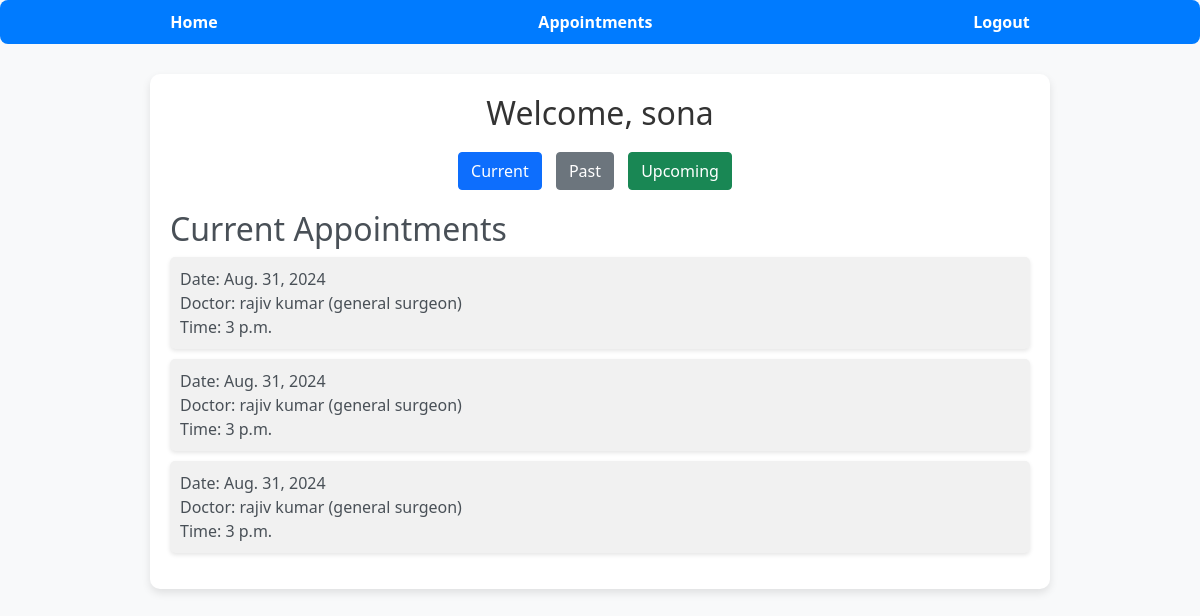
Before: /patient_welcome/ (signed in) with the older database file.
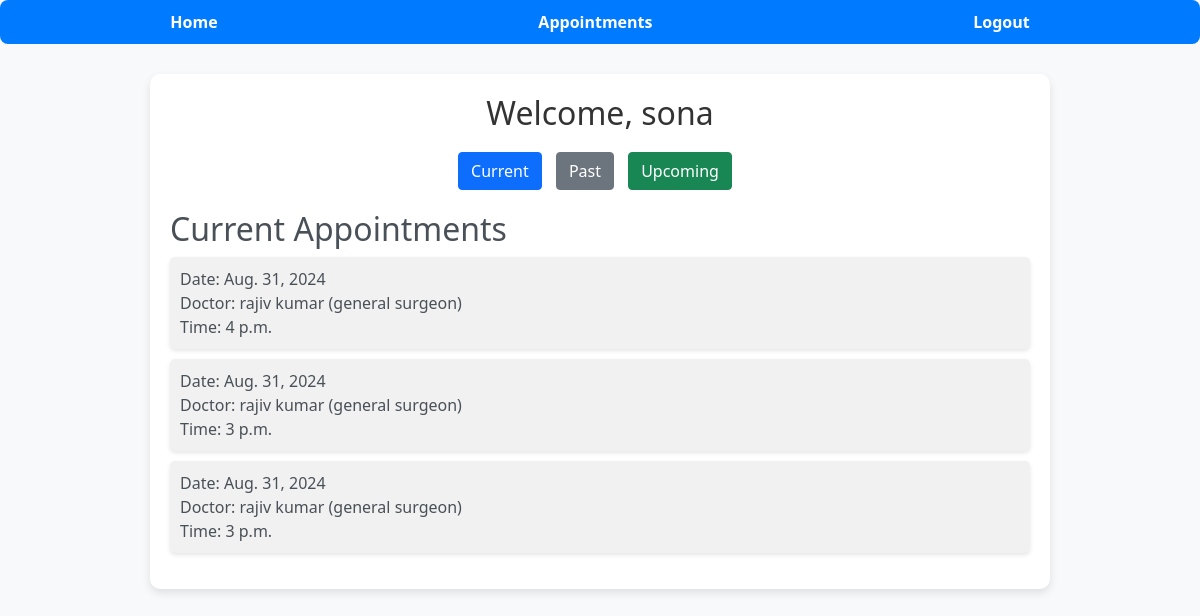
After: the same page with the newer database file.
### hms/models.py (models this page shows, shortened)
class Appointment(models.Model):
    doctor = models.ForeignKey(Doctor, on_delete=models.CASCADE)
    patient = models.ForeignKey(Patient, on_delete=models.CASCADE)
    date = models.DateField()
    time = models.TimeField()
    status = models.CharField(max_length=20, choices=[('pending', 'Pending'), (
    'confirmed', 'Confirmed'), ('completed', 'Completed')])

class Doctor(models.Model):
    user = models.OneToOneField(User, on_delete=models.CASCADE)
    TITLE_CHOICES = [
        ('Mr', 'Mr.'),
        ('Ms', 'Ms.'),
        ('Mrs', 'Mrs.'),
        ('Dr', 'Dr.'),
        ('Prof', 'Prof.'),
    ]
    title = models.CharField(max_length=30, choices=TITLE_CHOICES)
    firstname = models.CharField(max_length=30)
    lastname = models.CharField(max_length=30)
    dob = models.DateField()
    speciality_choice = [('general surgeon', 'General Surgeon'),
                         ('cardiologist', 'Cardiologist'),
                         ('dermatologist', 'Dermatologist'),
                         ('neurologist', 'Neurologist'),
                         ('orthopedician', 'Orthopedician'),
                         ('gynecologist', 'Gynecologist'), ]
    specialty = models.CharField(max_length=100, choices=speciality_choice)
    phone_number = models.CharField(max_length=15)
    def __str__(self):
        return f'{self.firstname} {self.lastname} ({self.specialty})'

### hms/views.py (the view)
# urls.py: path('patient_welcome/', views.patient_welcome_view, name='patient_welcome'),
def patient_welcome_view(request):
    user = request.user
    patient = get_object_or_404(Patient,
                                user=user)  # Fetch the Patient instance
    current_appointments = Appointment.objects.filter(patient=patient,
                                                      date__exact=datetime.date.today())
    past_appointments = Appointment.objects.filter(patient=patient,
                                                   date__lt=datetime.date.today())
    upcoming_appointments = Appointment.objects.filter(patient=patient,
                                                       date__gt=datetime.date.today())
    context = {
        'patient_name': patient.firstname,  # Customize as needed
        'current_appointments': current_appointments,
        'past_appointments': past_appointments,
        'upcoming_appointments': upcoming_appointments,
    }
    return render(request, 'patient_welcome.html', context)

### hms/templates/patient_welcome.html (shortened to what this page needs)
<!DOCTYPE html>
<html lang="en">
<head>
    {% load static %}
    <link rel="stylesheet" href="{% static 'css/styles.css' %}">
    <link rel="stylesheet" href="https://cdn.jsdelivr.net/npm/bootstrap@5.1.3/dist/css/bootstrap.min.css">
</head>
<body>
    <nav>
        <ul>
            <li><a href="{% url 'patient_welcome' %}">Home</a></li>
            <li><a href="{% url 'patient_appointments' %}">Appointments</a></li>
            <li><a href="{% url 'logout' %}" onclick="confirmLogout(event)">Logout</a></li>
        </ul>
    </nav>
    <div class="container">
        <h1>Welcome, {{ patient_name }}</h1>
        <div class="appointment-section">
            <div class="text-center">
                <button class="btn btn-primary" onclick="showSection('current')">Current</button>
                <button class="btn btn-secondary" onclick="showSection('past')">Past</button>
                <button class="btn btn-success" onclick="showSection('upcoming')">Upcoming</button>
            </div>
            <div id="current" class="appointment-list">
                <h2>Current Appointments</h2>
                {% if current_appointments %}
                    <ul>
                        {% for appointment in current_appointments %}
                            <li>
                                Date: {{ appointment.date }}<br>
                                Doctor: {{ appointment.doctor }}<br>
                                Time: {{ appointment.time }}
                            </li>
                        {% endfor %}
                    </ul>
                {% else %}
                    <p>No current appointments.</p>
                {% endif %}
            </div>
        </div>
    </div>
</body>
</html>

Changed rows visible on the page:
changed Appointment (number 1 of 3 on the later page): time "3 p.m." → "4 p.m."
